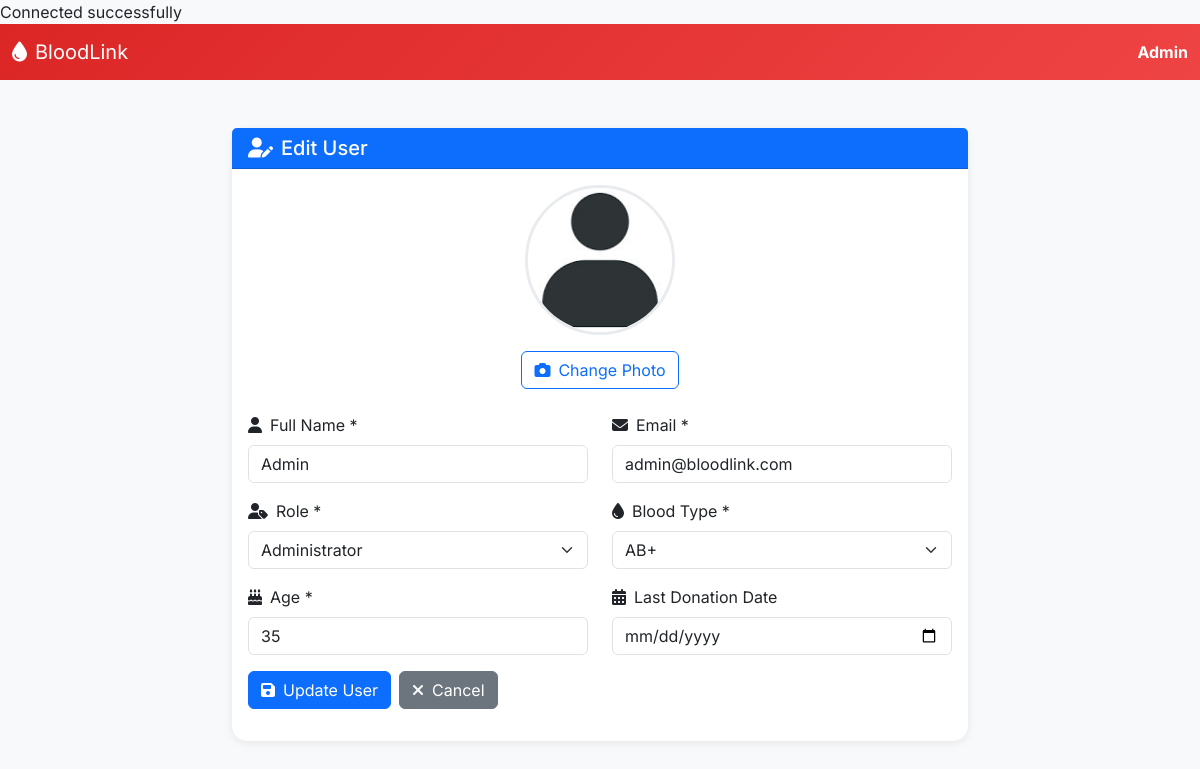
Page /edit_user.php?id=1 (signed in) on the committed database.
### tables this page shows
CREATE TABLE IF NOT EXISTS users (
    id INT AUTO_INCREMENT PRIMARY KEY,
    name VARCHAR(100) NOT NULL,
    email VARCHAR(100) NOT NULL UNIQUE,
    password VARCHAR(255) NOT NULL,
    role ENUM('admin', 'user') DEFAULT 'user',
    blood_type ENUM('A+', 'A-', 'B+', 'B-', 'AB+', 'AB-', 'O+', 'O-') NOT NULL,
    age INT NOT NULL,
    last_donation_date DATE DEFAULT NULL,
    photo VARCHAR(255) DEFAULT 'default-avatar.jpg',
    created_at TIMESTAMP DEFAULT CURRENT_TIMESTAMP,
    updated_at TIMESTAMP DEFAULT CURRENT_TIMESTAMP ON UPDATE CURRENT_TIMESTAMP
);

### classes/User.php (called while the page is built, shortened)
<?php
class User {
    private $conn;
    private $table = "users";
    public $id;
    public function __construct($db) {
        $this->conn = $db;
    }
    public function readOne() {
        $query = "SELECT * FROM " . $this->table . " WHERE id = :id LIMIT 1";
        $stmt = $this->conn->prepare($query);
        $stmt->bindParam(":id", $this->id);
        $stmt->execute();
        $row = $stmt->fetch();
        if($row) {
            $this->name = $row['name'];
            $this->email = $row['email'];
            $this->role = $row['role'];
            $this->blood_type = $row['blood_type'];
            $this->age = $row['age'];
            $this->last_donation_date = $row['last_donation_date'];
            $this->photo = $row['photo'];
            return true;
        }
        return false;
    }
}
?>

### edit_user.php (the view, shortened to what this page needs)
<?php
require_once 'classes/User.php';
$database = new Database();
$db = $database->getConnection();
$user = new User($db);
$user_id = $_GET['id'] ?? 0;
$user->id = $user_id;
if(!$user->readOne()) {
    header("Location: admin_dashboard.php");
    exit();
}
?>
<!DOCTYPE html>
<html lang="en">
<head>
    <link href="https://cdn.jsdelivr.net/npm/bootstrap@5.3.0/dist/css/bootstrap.min.css" rel="stylesheet">
    <link rel="stylesheet" href="https://cdnjs.cloudflare.com/ajax/libs/font-awesome/6.4.0/css/all.min.css">
</head>
<body>
    <nav class="navbar navbar-expand-lg navbar-dark">
        <div class="container-fluid">
            <a class="navbar-brand" href="admin_dashboard.php">
                <i class="fas fa-droplet me-2"></i>BloodLink
            </a>
            <div class="text-white">
                <strong><?php echo $_SESSION['name']; ?></strong>
            </div>
        </div>
    </nav>
    <div class="container mt-5">
        <div class="row">
            <div class="col-md-8 mx-auto">
                <div class="card">
                    <div class="card-header bg-primary text-white">
                        <h5 class="mb-0"><i class="fas fa-user-edit me-2"></i>Edit User</h5>
                    </div>
                    <div class="card-body">
                        <form method="POST" action="" enctype="multipart/form-data">
                            <div class="text-center mb-4">
                                <img src="uploads/<?php echo $user->photo; ?>" id="photoPreview" class="preview-image mb-3" alt="Preview" onerror="this.src='uploads/default-avatar.jpg'">
                                <div>
                                    <label for="photo" class="btn btn-outline-primary">
                                        <i class="fas fa-camera me-2"></i>Change Photo
                                    </label>
                                </div>
                            </div>
                            <div class="row">
                                <div class="col-md-6 mb-3">
                                    <label class="form-label"><i class="fas fa-user me-2"></i>Full Name *</label>
                                    <input type="text" class="form-control" name="name" value="<?php echo htmlspecialchars($user->name); ?>" required>
                                </div>
                                <div class="col-md-6 mb-3">
                                    <label class="form-label"><i class="fas fa-envelope me-2"></i>Email *</label>
                                    <input type="email" class="form-control" name="email" value="<?php echo htmlspecialchars($user->email); ?>" required>
                                </div>
                            </div>
                            <div class="row">
                                <div class="col-md-6 mb-3">
                                    <label class="form-label"><i class="fas fa-user-tag me-2"></i>Role *</label>
                                    <select class="form-select" name="role" required>
                                        <option value="admin" <?php echo $user->role == 'admin' ? 'selected' : ''; ?>>Administrator</option>
                                    </select>
                                </div>
                                <div class="col-md-6 mb-3">
                                    <label class="form-label"><i class="fas fa-droplet me-2"></i>Blood Type *</label>
                                    <select class="form-select" name="blood_type" required>
                                        <?php
                                        $blood_types = ['A+', 'A-', 'B+', 'B-', 'AB+', 'AB-', 'O+', 'O-'];
                                        foreach($blood_types as $type):
                                        ?>
                                            <option value="<?php echo $type; ?>" <?php echo $user->blood_type == $type ? 'selected' : ''; ?>>
                                                <?php echo $type; ?>
                                            </option>
                                        <?php endforeach; ?>
                                    </select>
                                </div>
                            </div>
                            <div class="row">
                                <div class="col-md-6 mb-3">
                                    <label class="form-label"><i class="fas fa-birthday-cake me-2"></i>Age *</label>
                                    <input type="number" class="form-control" name="age" min="18" max="100" value="<?php echo $user->age; ?>" required>
                                </div>
                                <div class="col-md-6 mb-3">
                                    <label class="form-label"><i class="fas fa-calendar-alt me-2"></i>Last Donation Date</label>
                                    <input type="date" class="form-control" name="last_donation_date" value="<?php echo $user->last_donation_date; ?>">
                                </div>
                            </div>
                            <div class="d-flex gap-2">
                                <button type="submit" class="btn btn-primary">
                                    <i class="fas fa-save me-2"></i>Update User
                                </button>
                                <a href="admin_dashboard.php" class="btn btn-secondary">
                                    <i class="fas fa-times me-2"></i>Cancel
                                </a>
                            </div>
                        </form>
                    </div>
                </div>
            </div>
        </div>
    </div>
</body>
</html>

### edit_user.php (style rules this page uses)
body { font-family: 'Inter', sans-serif; background-color: #f8f9fa; }
.navbar { background: linear-gradient(135deg, #dc2626 0%, #ef4444 100%); }
.card { border: none; border-radius: 15px; box-shadow: 0 2px 8px rgba(0,0,0,0.08); }
.preview-image { width: 150px; height: 150px; border-radius: 50%; object-fit: cover; border: 3px solid #e9ecef; }

### rows in the picture
users: photo (placeholder picture), name "Admin", email "admin@bloodlink.com", role "Administrator", blood_type "AB+", age "35"

### other values in the picture
$_SESSION['name'] "Admin"
